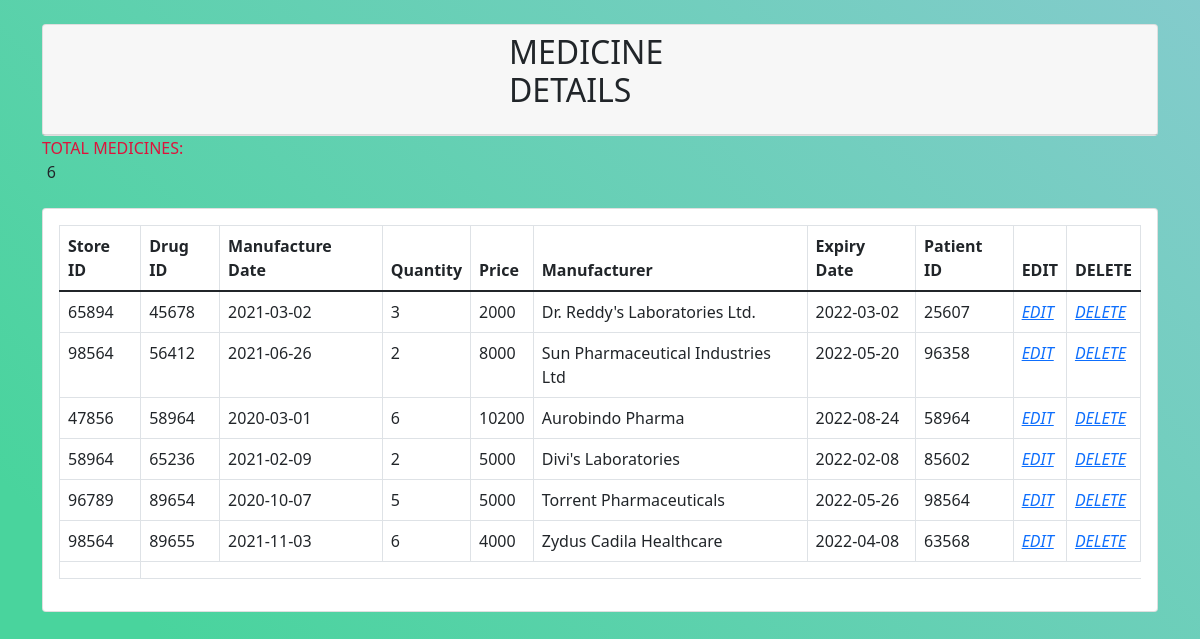
The page /admin/medicine_details.php on the database its author committed.
### tables this page shows
CREATE TABLE `medicine` (
  `sid` int(5) NOT NULL,
  `mdid` int(5) NOT NULL,
  `mdate` date NOT NULL,
  `mqtt` int(50) NOT NULL,
  `mprice` int(50) NOT NULL,
  `mmanf` varchar(50) NOT NULL,
  `mexd` date NOT NULL,
  `pid` int(5) NOT NULL
);

### admin/medicine_details.php (the view, shortened to what this page needs)
<!DOCTYPE html>
<html>
    <head>
    <link href="https://cdn.jsdelivr.net/npm/bootstrap@5.1.2/dist/css/bootstrap.min.css" rel="stylesheet">
    </head>
<body>
    <div class="container">
        <div class="row">
            <div class="col-md-12">
                <div class="card mt-4">
                    <div class="card-header">
                        <form action="" method="GET">
                              <div class="input-group mb-3">
                                   <h2>MEDICINE DETAILS</h2>
                              </div>
                        </form>
                    </div>
                </div>
            </div>
            <?php
                              $conn=mysqli_connect("localhost","root","","pharmacyms");
                              $sql = "SELECT COUNT(*) AS Count FROM medicine";
                              $result = $conn->query($sql);
                              $row = $result->fetch_assoc();
                              echo '<span style="color:#DC143C;">TOTAL MEDICINES:</span>';
                              ?>&nbsp;&nbsp;&nbsp;&nbsp;<?php echo $row['Count'];
                            ?>
            <div class="col-md-12">
                <div class="card mt-4">
                    <div class="card-body">
                        <table class="table table-bordered">
                            <thead>
                                <tr>
                                    <th scope="col">Store ID</th>
                                    <th scope="col">Drug ID</th>
                                    <th scope="col">Manufacture Date</th>
                                    <th scope="col">Quantity</th>
                                    <th scope="col">Price</th>
                                    <th scope="col">Manufacturer</th>
                                    <th scope="col">Expiry Date</th>
                                    <th scope="col">Patient ID</th>
                                    <th scope="col">EDIT</th>
                                    <th scope="col">DELETE</th>
                                </tr>
                            </thead>
                            <tbody>
                            <?php
$conn=mysqli_connect("localhost","root","","pharmacyms");
    $query="SELECT * FROM medicine";
    $query_run=mysqli_query($conn,$query);
    if(mysqli_num_rows($query_run)>0)
    {
        foreach($query_run as $items)
        {
            ?>
            <tr>
            <td><?php echo $items['sid'];?></td>
            <td><?php echo $items['mdid'];?></td>
            <td><?php echo $items['mdate'];?></td>
            <td><?php echo $items['mqtt'];?></td>
            <td><?php echo $items['mprice'];?></td>
            <td><?php echo $items['mmanf'];?></td>
            <td><?php echo $items['mexd'];?></td>
            <td><?php echo $items['pid'];?></td>
            <td><a href="medicine_update.php?id=<?php echo $items['mdid']; ?>" data-toggle="
            tooltip" data-placement="bottom" title="EDIT"> <i class="fa fa-trash" aria-hidden="true">EDIT</i> </a> </td>
            <td><a href="medicine_delete.php?id=<?php echo $items['mdid']; ?>" data-toggle="
            tooltip" data-placement="bottom" title="DELETE"> <i class="fa fa-trash" aria-hidden="true">DELETE</i> </a> </td>
            </tr>
            <?php
        }
    }
    else
    {
        ?>
        <tr>
            <td colspan="3">no record found</td>
        </tr>
        <?php
    }
?>
                                <tr>
                                    <td></td>
                                </tr>
                        </table>
                    </div>
                </div>
            </div>
        </div>
    </div>
</body>
</html>

### admin/medicine_details.php (style rules this page uses)
body { font-family: $font-family; font-size: $font-size; background-size: 200% 100% !important; transform: translate3d(0, 0, 0); background: linear-gradient(45deg, #49D49D 10%, #A2C7E5 90%); height: 100vh }
h2 { margin: 0 450px; }

### rows shown on the page
medicine: sid "65894", mdid "45678", mdate "2021-03-02", mqtt "3", mprice "2000", mmanf "Dr. Reddy's Laboratories Ltd.", mexd "2022-03-02", pid "25607"
medicine: sid "98564", mdid "56412", mdate "2021-06-26", mqtt "2", mprice "8000", mmanf "Sun Pharmaceutical Industries Ltd", mexd "2022-05-20", pid "96358"
medicine: sid "47856", mdid "58964", mdate "2020-03-01", mqtt "6", mprice "10200", mmanf "Aurobindo Pharma", mexd "2022-08-24", pid "58964"
medicine: sid "58964", mdid "65236", mdate "2021-02-09", mqtt "2", mprice "5000", mmanf "Divi's Laboratories", mexd "2022-02-08", pid "85602"
medicine: sid "96789", mdid "89654", mdate "2020-10-07", mqtt "5", mprice "5000", mmanf "Torrent Pharmaceuticals", mexd "2022-05-26", pid "98564"
medicine: sid "98564", mdid "89655", mdate "2021-11-03", mqtt "6", mprice "4000", mmanf "Zydus Cadila Healthcare", mexd "2022-04-08", pid "63568"

### other values the page prints
$row['Count'] "6"
